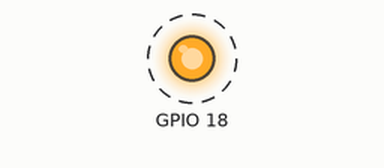
The sketch below on a simulated ESP32. Shown: output pins drawn as LEDs (lit = HIGH). Dashed ring = blinking.

Above: at 0.5 s.
Timing chart, 0 to 3.5 s (numbered marks = the images above):
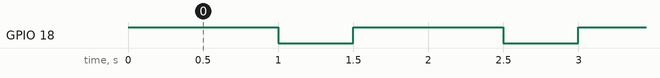

The sketch:

blinky_LED.ino
```cpp
/**
Blinky LED with Pin 18
Credit: https://urbandata.me/urbansensing/hello-world-with-esp32-part-4/
**/


void setup() {
  // initialize digital pin GPIO18 as an output.
  pinMode(18, OUTPUT);
}

void loop() {
  digitalWrite(18, HIGH); // turn the LED on
  delay(1000);             // wait for 1000 milliseconds
  digitalWrite(18, LOW);  // turn the LED off
  delay(500);             // wait for 500 milliseconds
}
```

Measured:
- by itself, GPIO 18: alternates HIGH for 1.0 s and LOW for 0.50 s
